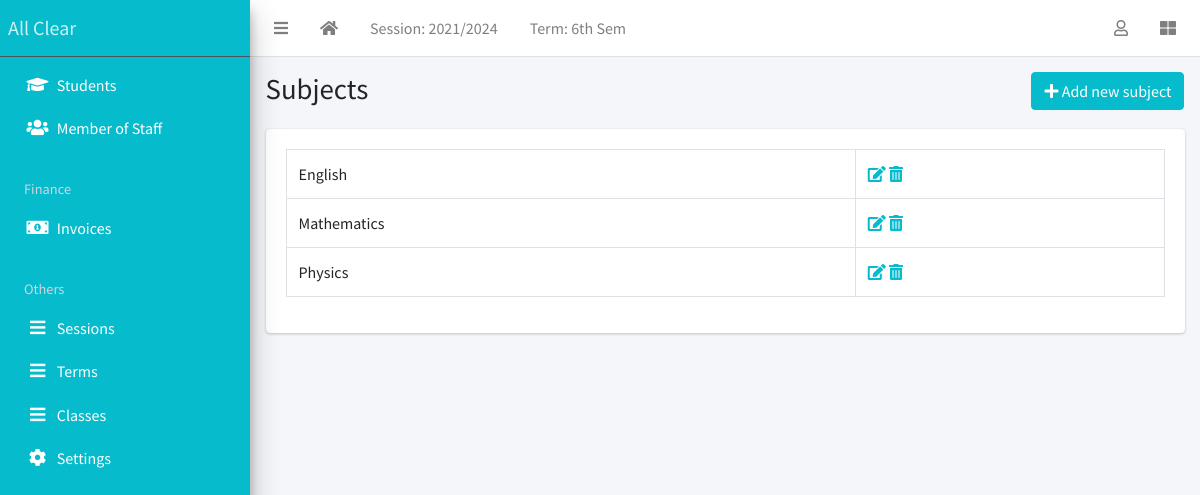
The app's page /subject/list/ (signed in) with its own data.
### apps/corecode/models.py (models this page shows, shortened)
class AcademicSession(models.Model):
    name = models.CharField(max_length=200, unique=True)
    current = models.BooleanField(default=True)
    class Meta:
        ordering = ["-name"]

class AcademicTerm(models.Model):
    name = models.CharField(max_length=20, unique=True)
    current = models.BooleanField(default=True)
    class Meta:
        ordering = ["name"]

class Subject(models.Model):
    name = models.CharField(max_length=200, unique=True)
    class Meta:
        ordering = ["name"]
    def __str__(self):
        return self.name

### apps/corecode/views.py (the view)
# urls.py: path("subject/list/", SubjectListView.as_view(), name="subjects"),
class SubjectListView(LoginRequiredMixin, SuccessMessageMixin, ListView):
    model = Subject
    template_name = "corecode/subject_list.html"
    def get_context_data(self, **kwargs):
        context = super().get_context_data(**kwargs)
        context["form"] = SubjectForm()
        return context

### apps/corecode/context_processors.py (called while the page is built)
def site_defaults(request):
    current_session = AcademicSession.objects.get(current=True)
    current_term = AcademicTerm.objects.get(current=True)
    vals = SiteConfig.objects.all()
    contexts = {
        "current_session": current_session.name,
        "current_term": current_term.name,
    }
    for val in vals:
        contexts[val.key] = val.value
    return contexts

### apps/corecode/templates/corecode/subject_list.html (shortened to what this page needs)
{% extends 'base.html' %}
{% load widget_tweaks %}
{% block title %}
Subjects
{% endblock title %}
{% block breadcrumb %}
  <a class="btn btn-primary" href="#" data-toggle="modal" data-target="#modal1">
    <i class="fa fa-plus"></i>
    Add new subject
  </a>
{% endblock breadcrumb %}
{% block content %}
  <div class="row">
    <div class="col-sm-12">
        <table class="table table-bordered">
          <tbody>
            {% for object in object_list %}
            <tr>
              <td>{{ object }}</td>
              <td><a href="{% url 'subject-update' object.id %}"><i
                    class="fa fa-edit"></i></a> <a
                  href="{% url 'subject-delete' object.id %}"><i
                    class="fa fa-trash-alt"></i></a></td>
            </tr>
            {% endfor %}
          </tbody>
        </table>
    </div>
  </div>
{% endblock content %}

### templates/base.html (shortened to what this page needs)
{% load static %}
<!DOCTYPE html>
<html lang="en">
<head>
  <link rel="stylesheet" href="{% static 'plugins/fontawesome-free/css/all.min.css' %}">
  <link rel="stylesheet" href="{% static 'plugins/toastr/toastr.min.css' %}">
  <link rel="stylesheet"
    href="{% static 'plugins/overlayScrollbars/css/OverlayScrollbars.min.css' %}">
  <link rel="stylesheet" href="{% static 'plugins/Datatables/datatables.min.css' %}" />
  <link rel="stylesheet" href="{% static 'dist/css/adminlte.min.css' %}">
</head>
<body
  class="hold-transition sidebar-mini layout-fixed layout-navbar-fixed layout-footer-fixed">
  <div class="wrapper">
    <nav class="main-header navbar navbar-expand navbar-white navbar-light">
      <ul class="navbar-nav">
        <li class="nav-item">
          <a class="nav-link" data-widget="pushmenu" href="#" role="button"><i
              class="fas fa-bars"></i></a>
        </li>
        <li class="nav-item d-none d-sm-inline-block">
          <a href="{% url 'home' %} " class="nav-link"><i class="fa fa-home"></i></a>
        </li>
        <li class="nav-item d-none d-sm-inline-block">
          <a href="{% url 'current-session' %}" class="nav-link">Session: {{ current_session }}</a>
        </li>
        <li class="nav-item d-none d-sm-inline-block">
          <a href="{% url 'current-session' %}" class="nav-link">Term: {{ current_term }}</a>
        </li>
      </ul>
      <ul class="navbar-nav ml-auto">
        <li class="nav-item dropdown">
          <a class="nav-link" data-toggle="dropdown" href="#">
            <i class="far fa-user"></i>
          </a>
        </li>
        <li class="nav-item">
          <a class="nav-link" data-widget="control-sidebar" data-slide="true"
            href="#" role="button"><i class="fas fa-th-large"></i></a>
        </li>
      </ul>
    </nav>
    <aside class="main-sidebar sidebar-dark-primary elevation-4">
      <a href="{% url 'home' %}" class="brand-link color_link">All Clear</a>
      <div class="sidebar">
        <nav class="mt-2">
          <ul class="nav nav-pills nav-sidebar flex-column"
            data-widget="treeview" role="menu" data-accordion="false">
            <li class="nav-item">
              <a href="{% url 'student-list' %}" class="nav-link color_link">
                <i class="nav-icon fas fa-graduation-cap"></i>
                <p>
                  Students
                </p>
              </a>
            </li>
            <li class="nav-item">
              <a href="{% url 'staff-list' %}" class="nav-link color_link">
                <i class="nav-icon fas fa-users"></i>
                <p>
                  Member of Staff
                </p>
              </a>
            </li>
            <li class="nav-header color_link">Finance</li>
            <li class="nav-item">
              <a href="{% url 'invoice-list' %}" class="nav-link color_link">
                <i class="nav-icon fas fa-money-bill-alt"></i>
                <p>
                  Invoices
                </p>
              </a>
            </li>
            <li class="nav-header color_link">Others</li>
                <li class="nav-item">
                  <a href="{% url 'sessions' %}" class="nav-link color_link">
                    <i class="nav-icon fas fa-bars"></i>
                    <p>
                      Sessions
                    </p>
                  </a>
                </li>
                <li class="nav-item">
                  <a href="{% url 'terms' %}" class="nav-link color_link">
                    <i class="nav-icon fas fa-bars"></i>
                    <p>
                      Terms
                    </p>
                  </a>
                </li>
                <li class="nav-item">
                  <a href="{% url 'classes' %}" class="nav-link color_link">
                    <i class="nav-icon fas fa-bars"></i>
                    <p>
                      Classes
                    </p>
                  </a>
                </li>
            <li class="nav-item">
              <a href="{% url 'configs' %}" class="nav-link color_link">
                <i class="nav-icon fas fa-cog"></i>
                <p>
                  Settings
                </p>
              </a>
            </li>
          </ul>
        </nav>
      </div>
    </aside>
    <div class="content-wrapper">
      <section class="content-header">
        <div class="container-fluid">
          <div class="row mb-1">
            <div class="col-sm-8">
              <h1>{% block title %}{% endblock title %}</h1>
            </div>
            <div class="col-sm-4">
              <ol class="breadcrumb float-sm-right">
                <li class="breadcrumb-item">{% block breadcrumb %}{% endblock breadcrumb %}</li>
              </ol>
            </div>
          </div>
        </div>
      </section>
      <section class="content">
        <div class="container-fluid">
          <div class="row">
            <div class="col-md-12">
              {% block fullcard %}
              <div class="card">
                <div class="card-body">
                  <div class="row">
                    <div class="col">
                      {% block content %}
                      {% endblock content %}
                    </div>
                  </div>
                </div>
              </div>
              {% endblock fullcard %}
            </div>
          </div>
        </div>
      </section>
    </div>
  </div>
</body>
</html>

### records on screen
AcademicSession: name "2021/2024"
AcademicTerm: name "6th Sem"
Subject: name "English"
Subject: name "Mathematics"
Subject: name "Physics"
